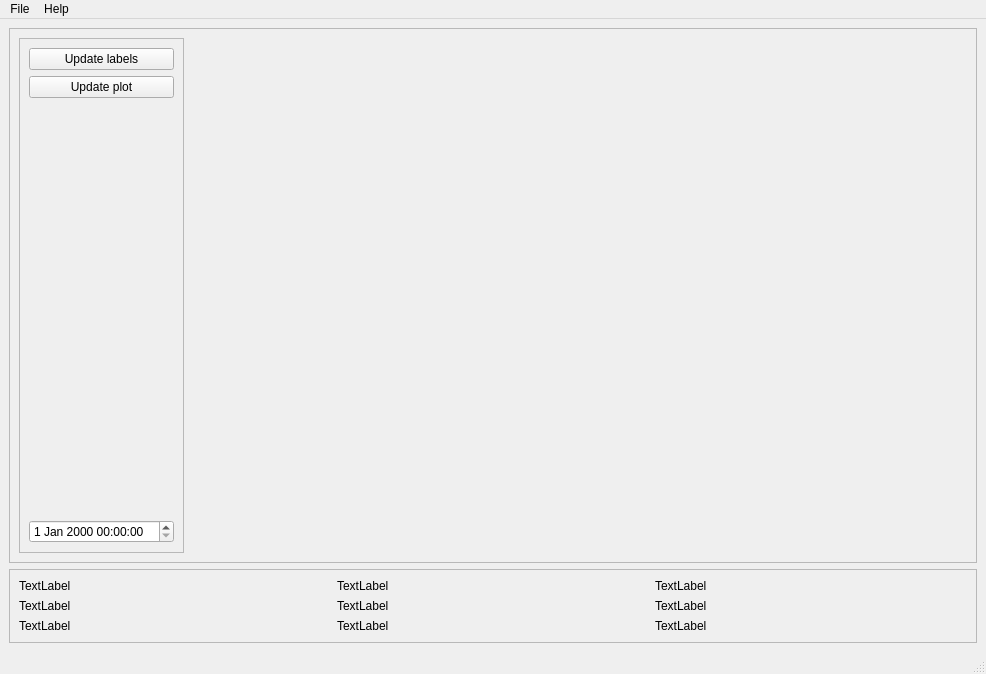
<?xml version="1.0" encoding="UTF-8"?>
<ui version="4.0">
 <class>MainWindow</class>
 <widget class="QMainWindow" name="MainWindow">
  <property name="geometry">
   <rect>
    <x>0</x>
    <y>0</y>
    <width>986</width>
    <height>674</height>
   </rect>
  </property>
  <property name="windowTitle">
   <string>PyPredict</string>
  </property>
  <widget class="QWidget" name="centralwidget">
   <layout class="QVBoxLayout" name="verticalLayout_2">
    <item>
     <widget class="QFrame" name="frame_top">
      <property name="frameShape">
       <enum>QFrame::StyledPanel</enum>
      </property>
      <property name="frameShadow">
       <enum>QFrame::Raised</enum>
      </property>
      <layout class="QHBoxLayout" name="horizontalLayout">
       <item>
        <widget class="QFrame" name="frame_left">
         <property name="sizePolicy">
          <sizepolicy hsizetype="Maximum" vsizetype="Preferred">
           <horstretch>0</horstretch>
           <verstretch>0</verstretch>
          </sizepolicy>
         </property>
         <property name="frameShape">
          <enum>QFrame::StyledPanel</enum>
         </property>
         <property name="frameShadow">
          <enum>QFrame::Raised</enum>
         </property>
         <layout class="QVBoxLayout" name="verticalLayout">
          <item>
           <widget class="QPushButton" name="button_text">
            <property name="text">
             <string>Update labels</string>
            </property>
           </widget>
          </item>
          <item>
           <widget class="QPushButton" name="button_plot">
            <property name="text">
             <string>Update plot</string>
            </property>
           </widget>
          </item>
          <item>
           <spacer name="verticalSpacer">
            <property name="orientation">
             <enum>Qt::Vertical</enum>
            </property>
            <property name="sizeHint" stdset="0">
             <size>
              <width>20</width>
              <height>40</height>
             </size>
            </property>
           </spacer>
          </item>
          <item>
           <widget class="QDateTimeEdit" name="datetime"/>
          </item>
         </layout>
        </widget>
       </item>
       <item>
        <widget class="QFrame" name="frame_plot">
         <layout class="QVBoxLayout" name="verticalLayout_4"/>
        </widget>
       </item>
      </layout>
     </widget>
    </item>
    <item>
     <widget class="QFrame" name="frame_bot">
      <property name="frameShape">
       <enum>QFrame::StyledPanel</enum>
      </property>
      <property name="frameShadow">
       <enum>QFrame::Raised</enum>
      </property>
      <layout class="QGridLayout" name="gridLayout">
       <item row="0" column="2">
        <widget class="QLabel" name="label_7">
         <property name="text">
          <string>TextLabel</string>
         </property>
        </widget>
       </item>
       <item row="1" column="1">
        <widget class="QLabel" name="label_5">
         <property name="text">
          <string>TextLabel</string>
         </property>
        </widget>
       </item>
       <item row="1" column="0">
        <widget class="QLabel" name="label_2">
         <property name="text">
          <string>TextLabel</string>
         </property>
        </widget>
       </item>
       <item row="1" column="2">
        <widget class="QLabel" name="label_8">
         <property name="text">
          <string>TextLabel</string>
         </property>
        </widget>
       </item>
       <item row="2" column="2">
        <widget class="QLabel" name="label_9">
         <property name="text">
          <string>TextLabel</string>
         </property>
        </widget>
       </item>
       <item row="0" column="1">
        <widget class="QLabel" name="label_4">
         <property name="text">
          <string>TextLabel</string>
         </property>
        </widget>
       </item>
       <item row="2" column="1">
        <widget class="QLabel" name="label_6">
         <property name="text">
          <string>TextLabel</string>
         </property>
        </widget>
       </item>
       <item row="0" column="0">
        <widget class="QLabel" name="label_1">
         <property name="text">
          <string>TextLabel</string>
         </property>
        </widget>
       </item>
       <item row="2" column="0">
        <widget class="QLabel" name="label_3">
         <property name="text">
          <string>TextLabel</string>
         </property>
        </widget>
       </item>
      </layout>
     </widget>
    </item>
   </layout>
  </widget>
  <widget class="QMenuBar" name="menubar">
   <property name="geometry">
    <rect>
     <x>0</x>
     <y>0</y>
     <width>986</width>
     <height>30</height>
    </rect>
   </property>
   <widget class="QMenu" name="menuFile">
    <property name="title">
     <string>File</string>
    </property>
    <addaction name="actionExit"/>
   </widget>
   <widget class="QMenu" name="menuHelp">
    <property name="title">
     <string>Help</string>
    </property>
    <addaction name="actionAbout"/>
   </widget>
   <addaction name="menuFile"/>
   <addaction name="menuHelp"/>
  </widget>
  <widget class="QStatusBar" name="statusbar"/>
  <action name="actionExit">
   <property name="text">
    <string>Exit</string>
   </property>
  </action>
  <action name="actionAbout">
   <property name="text">
    <string>About</string>
   </property>
  </action>
 </widget>
 <resources/>
 <connections>
  <connection>
   <sender>actionExit</sender>
   <signal>triggered()</signal>
   <receiver>MainWindow</receiver>
   <slot>close()</slot>
   <hints>
    <hint type="sourcelabel">
     <x>-1</x>
     <y>-1</y>
    </hint>
    <hint type="destinationlabel">
     <x>422</x>
     <y>262</y>
    </hint>
   </hints>
  </connection>
 </connections>
</ui>
